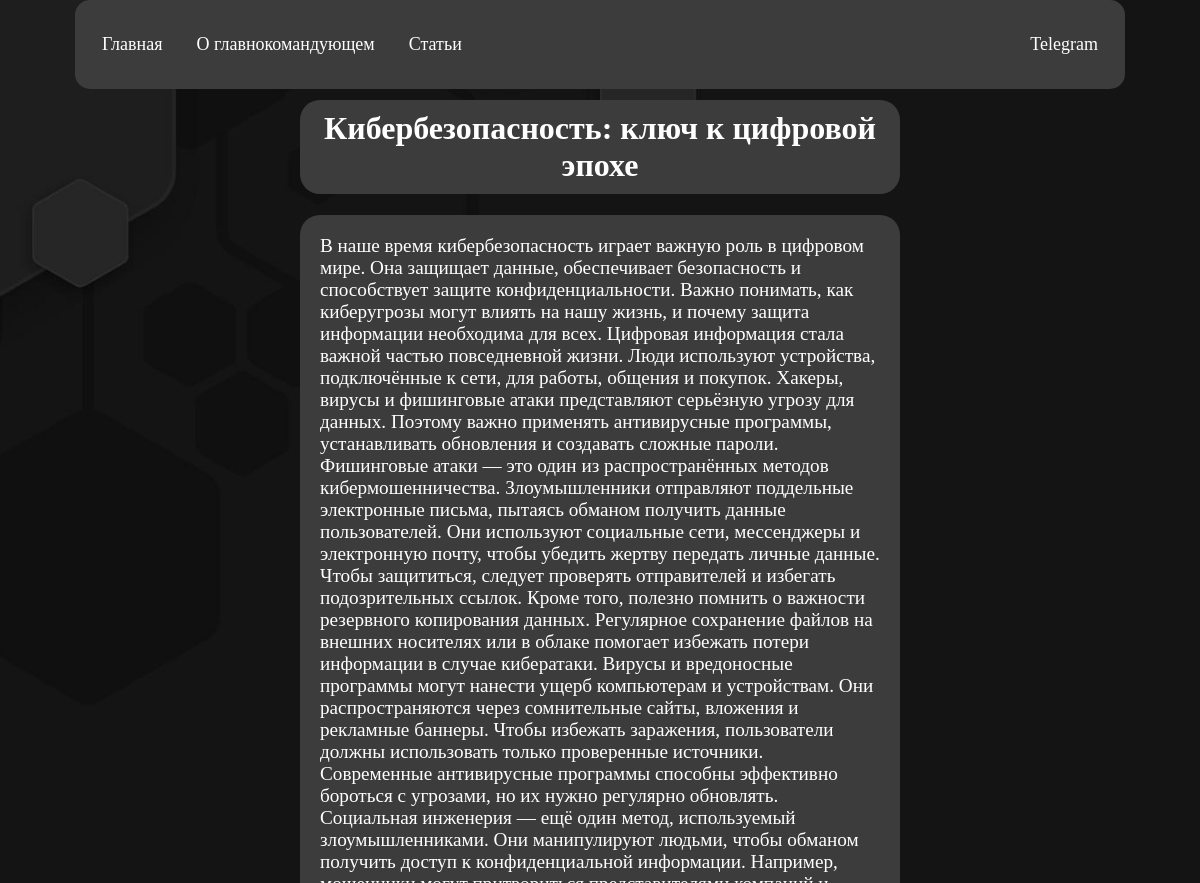
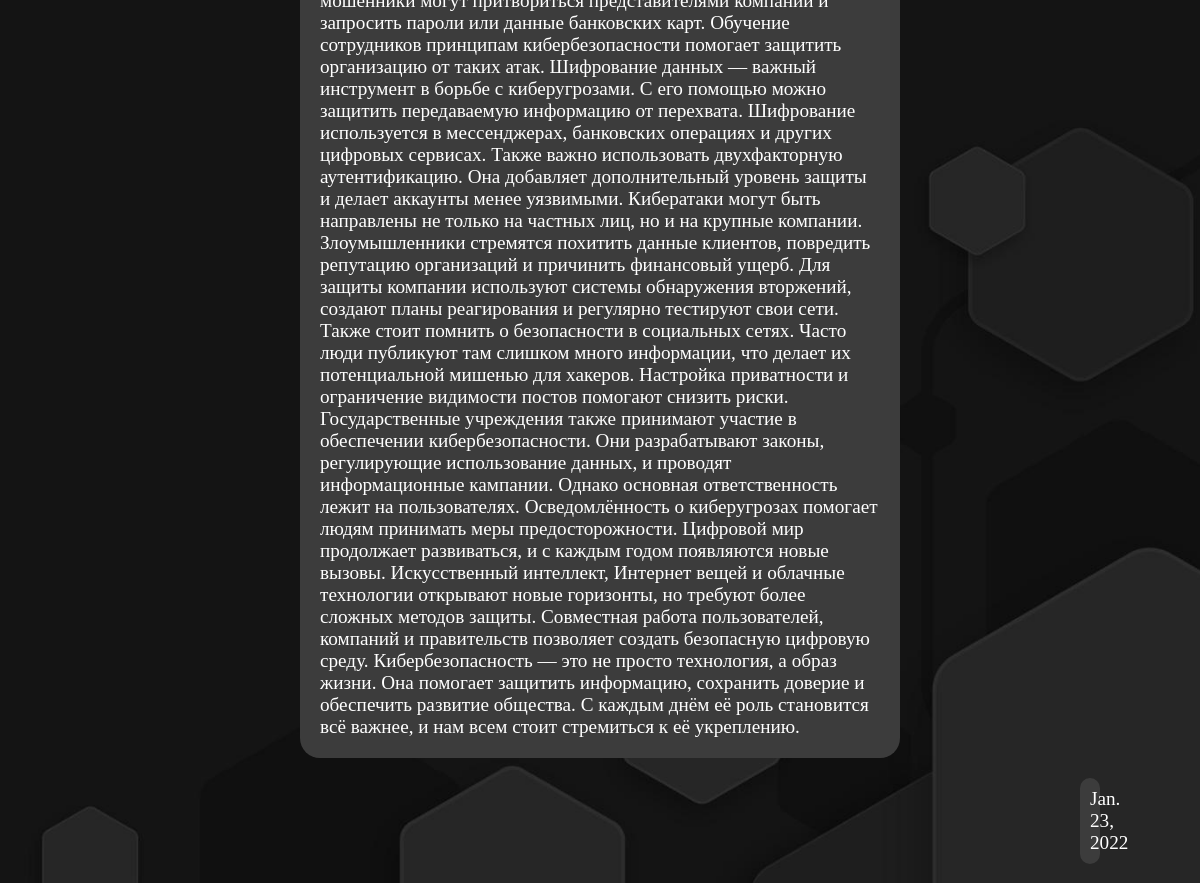
The app's page /post/1/ with its own data (2 pictures, top to bottom).
### pictures/models.py (models this page shows, shortened)
class Post(models.Model):
    title = models.CharField(max_length=20)
    content = models.TextField(blank=True)
    date = models.DateField(auto_now_add=True)
    cat_id = models.ForeignKey('Category', on_delete=models.PROTECT)

### pictures/views.py (the view)
# urls.py: path('post/<int:post_id>/', views.show_post, name='post'),
def show_post(request, post_id):
    posts = Post.objects.filter(id=post_id)
    data = {'posts': posts}
    return render(request, 'pictures/post.html', context=data)

### pictures/templates/pictures/post.html
{% extends 'base.html' %}
{% block content %}
{% load pictures_tags %}
{% for p in posts %}
<div class="post">
    <h1 class="post-title">{{ p.title }}</h1>
    <p class="post-content">{{ p.content }} <p class="post-date">{{ p.date }}</p></p>
</div>
{% endfor %}
{% endblock %}

### pictures/static/pictures/css/style.css (style rules this page uses)
html, body { margin: 0; padding: 0; box-sizing: border-box; background: #fff url('../images/5137894.jpg') no-repeat center center; background-size: cover; height: 100%; overflow-x: hidden; scroll-behavior: smooth; }
.post { color: white; margin-top: 100px; margin-left: 300px; margin-right: 300px; }
.post-title { background: rgb(60, 60, 60); padding: 10px; text-align: center; border-radius: 20px; }
.post-content { background: rgb(60, 60, 60); padding: 20px; border-radius: 20px; font-size: 1.2rem; }
.post-date { background: rgb(60, 60, 60); padding: 10px; border-radius: 20px; font-size: 1.2rem; text-align: center; margin-left: 780px; }

### records on screen
Post: title "Кибербезопасность: ключ к цифровой эпохе", content "В наше время кибербезопасность играет важную роль в цифровом мире. Она защищает данные, обеспечивает безопасность и способствует защите конфиденциальности. Важно понимать, как киберугрозы могут влиять на нашу жизнь, и почему защита информации необходима для всех. Цифровая информация стала важной частью повседневной жизни. Люди используют устройства, подключённые к сети, для работы, общения и покупок. Хакеры, вирусы и фишинговые атаки представляют серьёзную угрозу для данных. Поэтому важно применять антивирусные программы, устанавливать обновления и создавать сложные пароли. Фишинговые атаки — это один из распространённых методов кибермошенничества. Злоумышленники отправляют поддельные…", date "Jan. 23, 2022"
